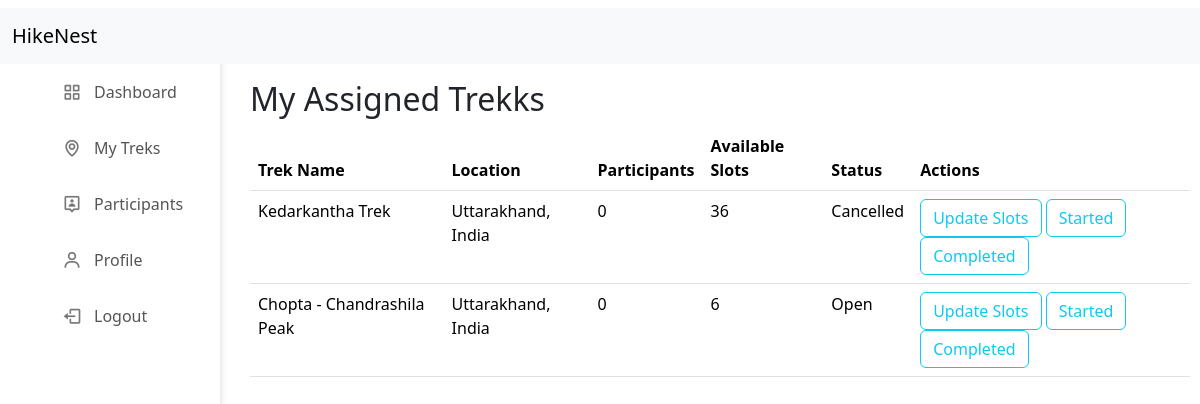
Page /staff_trek/3 (signed in) on the committed database.
### application/models.py (models this page shows)
class Trek(db.Model):
    __tablename__ = 'trek'
    id = db.Column(db.Integer(), primary_key = True, autoincrement = True)
    trek_name = db.Column(db.String(),  nullable = False)
    location = db.Column(db.String(),  nullable = False)
    difficulty = db.Column(db.String(),  nullable = False)
    duration = db.Column(db.String(),  nullable = False)
    available_slots = db.Column(db.Integer(),  nullable = False)
    assigned_staff_id = db.Column(db.Integer(), db.ForeignKey('staff.id'),  nullable = False)
    start_date = db.Column(db.Date(),  nullable = False)
    end_date = db.Column(db.Date(),  nullable = False)
    status = db.Column(db.String(),  nullable = False)
    description = db.Column(db.String(),  nullable = False)
    bookings = db.relationship("Booking", backref = "trek")

### application/controllers.py (the view)
@app.route("/staff_trek/<int:staff_id>")
def staff_trek(staff_id):
    this_staff = Staff.query.filter_by(id = staff_id).first()
    assigned_trek = Trek.query.filter_by(assigned_staff_id = staff_id).all()
    trek_participants = {}
    for trek in assigned_trek:
        count = Booking.query.filter_by(
            trek_id=trek.id,
            status="Booked"
        ).count()
        trek_participants[trek.id] = count
    return render_template("staff_trek.html", this_staff = this_staff, assigned_trek = assigned_trek, trek_participants = trek_participants)

### templates/staff_trek.html (shortened to what this page needs)
<!DOCTYPE html>
<html>
    <head>
        <link rel="stylesheet" href="/static/dashboard.css">
        <link href="https://cdn.jsdelivr.net/npm/bootstrap@5.3.8/dist/css/bootstrap.min.css" rel="stylesheet">
        <link rel="stylesheet" href="https://cdn.jsdelivr.net/npm/boxicons@latest/css/boxicons.min.css">
    </head>
    <body>
        <div class="sidebar">
            <ul class="nav-links">
                <li><a href="/staff_dashboard/{{this_staff.id}}"><i class="bx bx-grid-alt"></i> Dashboard</a></li>
                <li><a href="/staff_trek/{{this_staff.id}}"><i class="bx bx-map"></i>My Treks</a></li>
                <li><a href="/staff_participants/{{this_staff.id}}"><i class="bx bx-user-pin"></i>Participants</a></li>
                <li><a href="/staff_profile/{{this_staff.id}}"><i class="bx bx-user"></i>Profile</a></li>
                <li><a href="/logout" class="logout"><i class="bx bx-log-out"></i> Logout</a></li>
            </ul>
        </div>
        <div class="navbar" style = "position : fixed;">
            <nav class="navbar bg-body-tertiary" >
                <div class="container-fluid">
                    <a class="navbar-brand">HikeNest</a>
                </div>
            </nav>
        </div>
        <div class = "canvas" >
            <h2>My Assigned Trekks</h2>
            <div class = "table">
                <table class="table table-hover">
                    <thead>
                        <tr>
                            <th scope="row">Trek Name</th>
                            <th scope="row">Location</th>
                            <th scope="row">Participants</th>
                            <th scope="row">Available Slots</th>
                            <th scope="row">Status</th>
                            <th scope="row">Actions</th>
                        </tr>
                    </thead>
                    <tbody>
                        {% if assigned_trek %}
                            {% for trek in assigned_trek %}
                            <tr>
                                <td>{{trek.trek_name}}</td>
                                <td>{{trek.location}}</td>
                                <td>{{ trek_participants[trek.id] }}</td>
                                <td>{{trek.available_slots }}</td>
                                <td>{{trek.status}}</td>
                                <td><a href = "/staff_update_slots/{{this_staff.id}}/{{trek.id}}" class="btn btn-outline-info">Update Slots</a>
                                    <a href = "/trek_started/{{this_staff.id}}/{{trek.id}}" class="btn btn-outline-info">Started</a>
                                    <a href = "/trek_completed/{{this_staff.id}}/{{trek.id}}" class="btn btn-outline-info">Completed</a></td>
                            </tr>
                            {% endfor %}
                        {% else %}
                        <tr>
                            <td colspan="9" class="text-center">
                                There is no data.
                            </td>
                        </tr>
                        {% endif %}
                    </tbody>
                </table>
            </div>
        </div>
    </body>
</html>

### static/dashboard.css (style rules this page uses)
* { margin: 0; padding: 0; box-sizing: border-box; }
body { background-color: #f4f5f7; }
.sidebar { margin-top: 50px; position: fixed; top: 0; left: 0; height: 100%; width: 220px; background-color: #ffffff; box-shadow: 2px 0px 5px rgba(0,0,0,0.1); padding: 20px; }
.nav-links { list-style: none; }
.nav-links li { margin-bottom: 12px; }
.nav-links li a { display: flex; align-items: center; text-decoration: none; color: #555555; font-size: 16px; padding: 10px; border-radius: 6px; }
.nav-links li a i { font-size: 20px; margin-right: 12px; color: #777777; }
.navbar { top: 0; margin-top: 0px; width: 100%; position:fixed; text-decoration: none; }
.canvas { overflow: auto; margin-left: 240px; margin-top: 70px; margin-right: 20px; padding: 10px; width:calc(100% - 240px); height:calc(100vh - 70px); }

### rows in the picture
Trek: trek_name "Kedarkantha Trek", location "Uttarakhand, India", trek_participants "0", available_slots "36", status "Cancelled"
Trek: trek_name "Chopta - Chandrashila Peak", location "Uttarakhand, India", trek_participants "0", available_slots "6", status "Open"
